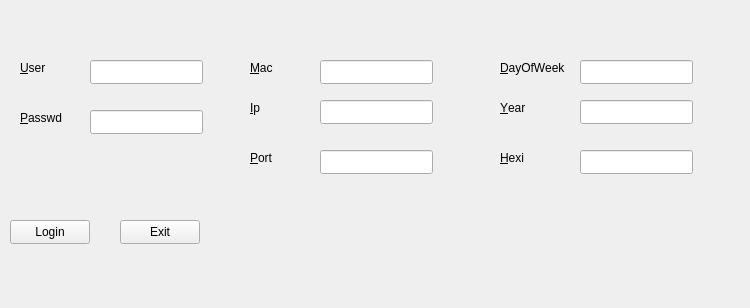
<?xml version="1.0" encoding="UTF-8"?>
<ui version="4.0">
 <class>Widget</class>
 <widget class="QWidget" name="Widget">
  <property name="geometry">
   <rect>
    <x>0</x>
    <y>0</y>
    <width>750</width>
    <height>308</height>
   </rect>
  </property>
  <property name="windowTitle">
   <string>Widget</string>
  </property>
  <widget class="QPushButton" name="pushButtonLogin">
   <property name="geometry">
    <rect>
     <x>10</x>
     <y>220</y>
     <width>80</width>
     <height>24</height>
    </rect>
   </property>
   <property name="text">
    <string>Login</string>
   </property>
  </widget>
  <widget class="QPushButton" name="pushButtonExit">
   <property name="geometry">
    <rect>
     <x>120</x>
     <y>220</y>
     <width>80</width>
     <height>24</height>
    </rect>
   </property>
   <property name="text">
    <string>Exit</string>
   </property>
  </widget>
  <widget class="QLineEdit" name="lineEditUser">
   <property name="geometry">
    <rect>
     <x>90</x>
     <y>60</y>
     <width>113</width>
     <height>24</height>
    </rect>
   </property>
  </widget>
  <widget class="QLineEdit" name="lineEditPsw">
   <property name="geometry">
    <rect>
     <x>90</x>
     <y>110</y>
     <width>113</width>
     <height>24</height>
    </rect>
   </property>
   <property name="echoMode">
    <enum>QLineEdit::Password</enum>
   </property>
  </widget>
  <widget class="QLabel" name="user">
   <property name="geometry">
    <rect>
     <x>20</x>
     <y>60</y>
     <width>50</width>
     <height>16</height>
    </rect>
   </property>
   <property name="text">
    <string>&amp;User</string>
   </property>
   <property name="openExternalLinks">
    <bool>false</bool>
   </property>
   <property name="buddy">
    <cstring>lineEditUser</cstring>
   </property>
  </widget>
  <widget class="QLabel" name="passwd">
   <property name="geometry">
    <rect>
     <x>20</x>
     <y>110</y>
     <width>50</width>
     <height>16</height>
    </rect>
   </property>
   <property name="text">
    <string>&amp;Passwd</string>
   </property>
   <property name="buddy">
    <cstring>lineEditPsw</cstring>
   </property>
  </widget>
  <widget class="QLabel" name="labelMac">
   <property name="geometry">
    <rect>
     <x>250</x>
     <y>60</y>
     <width>50</width>
     <height>16</height>
    </rect>
   </property>
   <property name="text">
    <string>&amp;Mac</string>
   </property>
   <property name="buddy">
    <cstring>lineEdit</cstring>
   </property>
  </widget>
  <widget class="QLabel" name="labelIp">
   <property name="geometry">
    <rect>
     <x>250</x>
     <y>100</y>
     <width>50</width>
     <height>16</height>
    </rect>
   </property>
   <property name="text">
    <string>&amp;Ip</string>
   </property>
   <property name="buddy">
    <cstring>lineEdit_2</cstring>
   </property>
  </widget>
  <widget class="QLabel" name="labelPort">
   <property name="geometry">
    <rect>
     <x>250</x>
     <y>150</y>
     <width>50</width>
     <height>16</height>
    </rect>
   </property>
   <property name="text">
    <string>&amp;Port</string>
   </property>
   <property name="buddy">
    <cstring>lineEdit_3</cstring>
   </property>
  </widget>
  <widget class="QLineEdit" name="lineEdit">
   <property name="geometry">
    <rect>
     <x>320</x>
     <y>60</y>
     <width>113</width>
     <height>24</height>
    </rect>
   </property>
  </widget>
  <widget class="QLineEdit" name="lineEdit_2">
   <property name="geometry">
    <rect>
     <x>320</x>
     <y>100</y>
     <width>113</width>
     <height>24</height>
    </rect>
   </property>
  </widget>
  <widget class="QLineEdit" name="lineEdit_3">
   <property name="geometry">
    <rect>
     <x>320</x>
     <y>150</y>
     <width>113</width>
     <height>24</height>
    </rect>
   </property>
  </widget>
  <widget class="QLineEdit" name="lineEditDay">
   <property name="geometry">
    <rect>
     <x>580</x>
     <y>60</y>
     <width>113</width>
     <height>24</height>
    </rect>
   </property>
  </widget>
  <widget class="QLineEdit" name="lineEditHexi">
   <property name="geometry">
    <rect>
     <x>580</x>
     <y>150</y>
     <width>113</width>
     <height>24</height>
    </rect>
   </property>
  </widget>
  <widget class="QLabel" name="labelPort_2">
   <property name="geometry">
    <rect>
     <x>500</x>
     <y>150</y>
     <width>50</width>
     <height>16</height>
    </rect>
   </property>
   <property name="text">
    <string>&amp;Hexi</string>
   </property>
   <property name="buddy">
    <cstring>lineEditHexi</cstring>
   </property>
  </widget>
  <widget class="QLabel" name="labelMac_2">
   <property name="geometry">
    <rect>
     <x>500</x>
     <y>60</y>
     <width>69</width>
     <height>16</height>
    </rect>
   </property>
   <property name="text">
    <string>&amp;DayOfWeek</string>
   </property>
   <property name="buddy">
    <cstring>lineEditDay</cstring>
   </property>
  </widget>
  <widget class="QLabel" name="labelIpYear">
   <property name="geometry">
    <rect>
     <x>500</x>
     <y>100</y>
     <width>50</width>
     <height>16</height>
    </rect>
   </property>
   <property name="text">
    <string>&amp;Year</string>
   </property>
   <property name="buddy">
    <cstring>lineEditYear</cstring>
   </property>
  </widget>
  <widget class="QLineEdit" name="lineEditYear">
   <property name="geometry">
    <rect>
     <x>580</x>
     <y>100</y>
     <width>113</width>
     <height>24</height>
    </rect>
   </property>
  </widget>
 </widget>
 <layoutdefault spacing="6" margin="11"/>
 <tabstops>
  <tabstop>lineEditUser</tabstop>
  <tabstop>lineEditPsw</tabstop>
  <tabstop>lineEdit</tabstop>
  <tabstop>lineEdit_2</tabstop>
  <tabstop>lineEdit_3</tabstop>
  <tabstop>lineEditDay</tabstop>
  <tabstop>lineEditYear</tabstop>
  <tabstop>lineEditHexi</tabstop>
  <tabstop>pushButtonLogin</tabstop>
  <tabstop>pushButtonExit</tabstop>
 </tabstops>
 <resources/>
 <connections/>
</ui>
